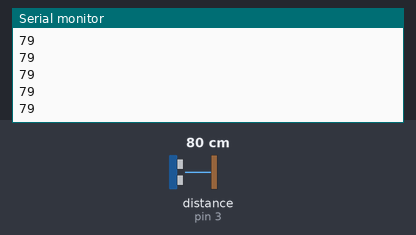
Recording of a sketch running on a simulated Arduino Uno, built with avr-gcc and run on an emulated ATmega328P. On the bench: the last lines printed to the serial monitor. Wiring (inferred from the names in the program): ultrasonic range finder: trigger pin 4; echo pin 3. The test bench sets the inputs (shaded band); at power-on: distance to the obstacle (sensor on pin 3) 80 cm. The echo pulse lasts 58.3 µs per cm.

Above: at 1.2 s.
1.3 s: distance to the obstacle (sensor on pin 3) set to 2 cm
At 2.0 s:
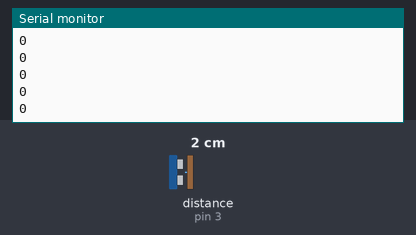
2.8 s: distance to the obstacle (sensor on pin 3) set to 4 cm
At 3.4 s:
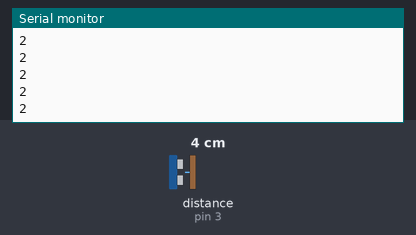
Timing chart, 0 to 5.8 s (numbered marks = the images above; inputs shaded):
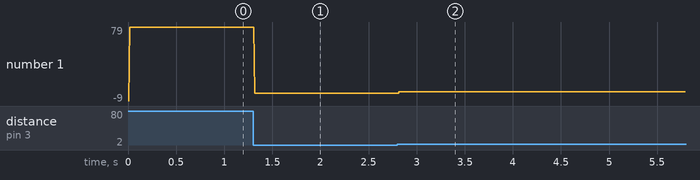

Measured:
- after the input at 1.3 s, the serial monitor: prints a new line at once (image 1)
- after the input at 2.8 s, the serial monitor: prints a new line at once (image 2)
- plotted number 1: 79 → 0 after the input at 1.3 s, 0 → 2 after the input at 2.8 s

The sketch:

HC-SR04_testing.ino
```cpp
// HC-SR04 Ultrasonic Range Finder testing

// Pinouts
#define ECHO 3     //HC-SR04, echo response (interrupt driven)
#define TRIGGER 4  //HC-SR04, trigger

// Note: this device requires an interrupt pin for the echo signal
// Echo must be pin 2 or pin 3, as they are the
// are the only pins that can service the interrupt handler
int sonicEchoPin = ECHO;              //To enable sensor, echoPin must be set to DIO0 or DIO1. See sonicEnable(echo,trigger)
int sonicTriggerPin = TRIGGER;        //This pin can be setup to be any other available DIO.
int sonicCycleTime = 1000/20;         //milliseconds between pings (1000/20 = 50ms = 20hz)
long sonicCycleTimer = 0;             //time to next ping
volatile long sonicPingStart = 0;     //The start time of a ping in microseconds
volatile int sonicPingTime = 0;       //Last measured ping time in microseconds


void setup() {
  Serial.begin(115200);
  pinMode(sonicEchoPin,INPUT);
  pinMode(sonicTriggerPin,OUTPUT);
  digitalWrite(sonicTriggerPin,LOW);
  //Enable interrupt routine to capture falling edge in trigger pin
  attachInterrupt(digitalPinToInterrupt(sonicEchoPin),sonicInterrupt,FALLING);
}


// Initiate a ping at a steady periodic rate
void sonicUpdate() {
  if (sonicCycleTimer < millis()) {
    //Time to ping.  Set timer ahead for next ping.
    sonicCycleTimer += sonicCycleTime;
    //Mark start time of the ping.  Interrupt handler uses this value.
    sonicPingStart = micros();
    //Send a 10us pulse to trigger ping
    digitalWrite(sonicTriggerPin,HIGH);
    delayMicroseconds(10);
    digitalWrite(sonicTriggerPin,LOW);
  }
}

// Interrupt occurs whenever sonic echo pin FALLs. Calcs echo time.
void sonicInterrupt() {
  sonicPingTime = micros() - sonicPingStart;
}


// Sonic distance calculation in centimeters
int sonicCentimeters() {
  // calibrated based on observed measurements
  //return sonicPingTime * 0.017391 - 8.23478;
  return sonicPingTime * 0.017391 - 9.5;
}


void loop() {
  sonicUpdate();       // Update the HC-SR04 sonic sensor
  int distance = sonicCentimeters();
  delay(10);
  Serial.println(sonicCentimeters());
}
```
